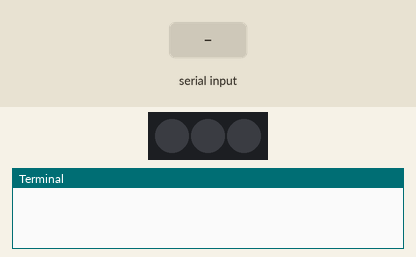
A program run on a simulated Raspberry Pi (BCM pin numbers). Shown: 3 RGB LEDs in strip order, left to right, the last lines printed to the terminal. The test bench sets the inputs (shaded band). Dim RGB values are drawn brighter than linear.

Above: at 7.2 s.
7.3 s: "ON" typed at the terminal
At 8.3 s:
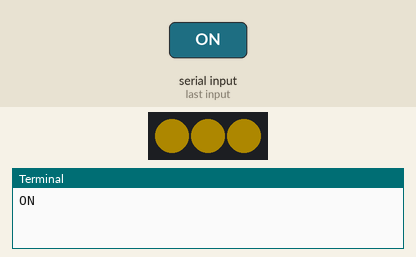
8.8 s: "BLUE" typed at the terminal
At 9.4 s:
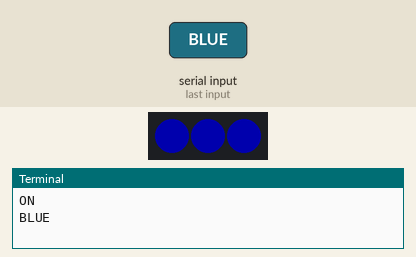
10.3 s: "1" typed at the terminal
At 11.7 s:
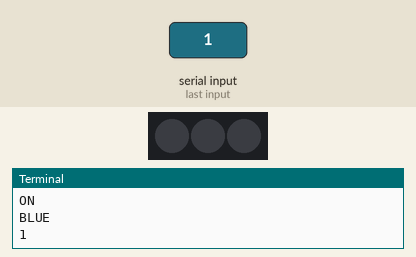
Timing chart, 0 to 13.3 s (numbered marks = the images above; inputs shaded):
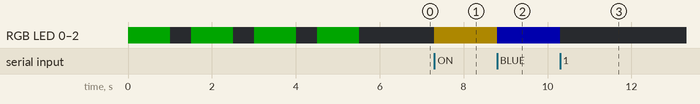

Measured:
- after the input at 7.3 s, RGB LED 0–2: off → RGB(50, 39, 0) at once
- after the input at 8.8 s, RGB LED 0–2: RGB(50, 39, 0) → RGB(0, 0, 50) at once
- after the input at 10.3 s, RGB LED 0–2: RGB(0, 0, 50) → off at once

The program:

lights.py
```python
#!/usr/bin/python

import time
from neopixel import *
import argparse
import sys

# LED strip configuration:
LED_COUNT      = 3       # Number of LED pixels.
LED_PIN        = 18      # GPIO pin connected to the pixels (must support PWM!).
LED_FREQ_HZ    = 800000  # LED signal frequency in hertz (usually 800khz)
LED_DMA        = 10      # DMA channel to use for generating signal (try 10)
LED_BRIGHTNESS = 50     # Set to 0 for darkest and 255 for brightest
LED_INVERT     = False   # True to invert the signal (when using NPN transistor level shift)
LED_CHANNEL    = 0
LED_STRIP      = ws.WS2812_STRIP
#LED_STRIP      = ws.SK6812W_STRIP


# Create NeoPixel object with appropriate configuration.
strip = Adafruit_NeoPixel(LED_COUNT, LED_PIN, LED_FREQ_HZ, LED_DMA, LED_INVERT, LED_BRIGHTNESS, LED_CHANNEL, LED_STRIP)

# Intialize the library (must be called once before other functions).
strip.begin()

try:
  for i in range(4):
    strip.setPixelColor(0, Color(0, 200, 0))
    strip.setPixelColor(1, Color(0, 200, 0))
    strip.setPixelColor(2, Color(0, 200, 0))
    strip.show()
    time.sleep(1)
    strip.setPixelColor(0, Color(0, 0, 0))
    strip.setPixelColor(1, Color(0, 0, 0))
    strip.setPixelColor(2, Color(0, 0, 0))
    strip.show()
    time.sleep(0.5)

  while True:
      line = raw_input ()
      if line == "ON":
        strip.setPixelColor(0, Color(255, 200, 0))
        strip.setPixelColor(1, Color(255, 200, 0))
        strip.setPixelColor(2, Color(255, 200, 0))
        strip.show()
      elif line == "BLUE":
        strip.setPixelColor(0, Color(0, 0, 255))
        strip.setPixelColor(1, Color(0, 0, 255))
        strip.setPixelColor(2, Color(0, 0, 255))
        strip.show()
      elif line == "QUIT":
        strip.setPixelColor(0, Color(0, 0, 0))
        strip.setPixelColor(1, Color(0, 0, 0))
        strip.setPixelColor(2, Color(0, 0, 0))
        strip.show()
        break
      else:
        strip.setPixelColor(0, Color(0, 0, 0))
        strip.setPixelColor(1, Color(0, 0, 0))
        strip.setPixelColor(2, Color(0, 0, 0))
        strip.show()


except KeyboardInterrupt:
  print "Shutting down"
  strip.setPixelColor(0, Color(0, 0, 0))
  strip.setPixelColor(1, Color(0, 0, 0))
  strip.setPixelColor(2, Color(0, 0, 0))
  strip.show()
```
